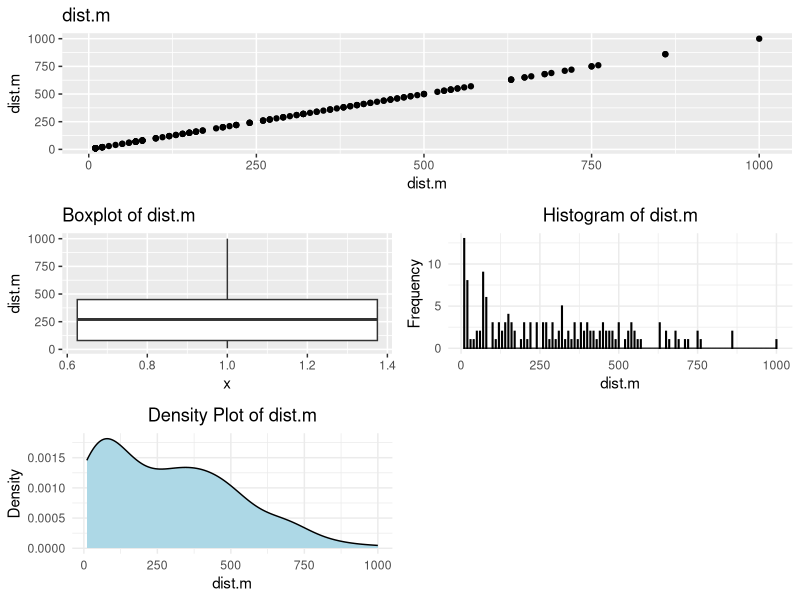
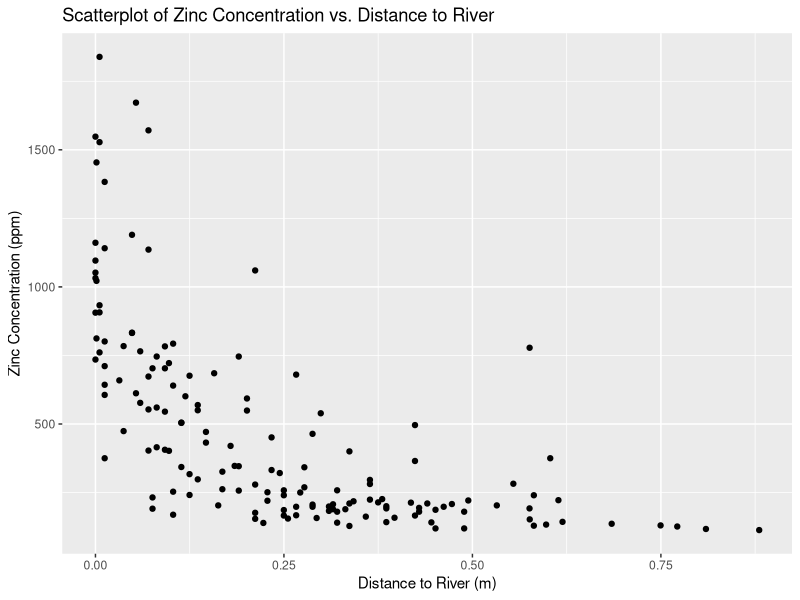
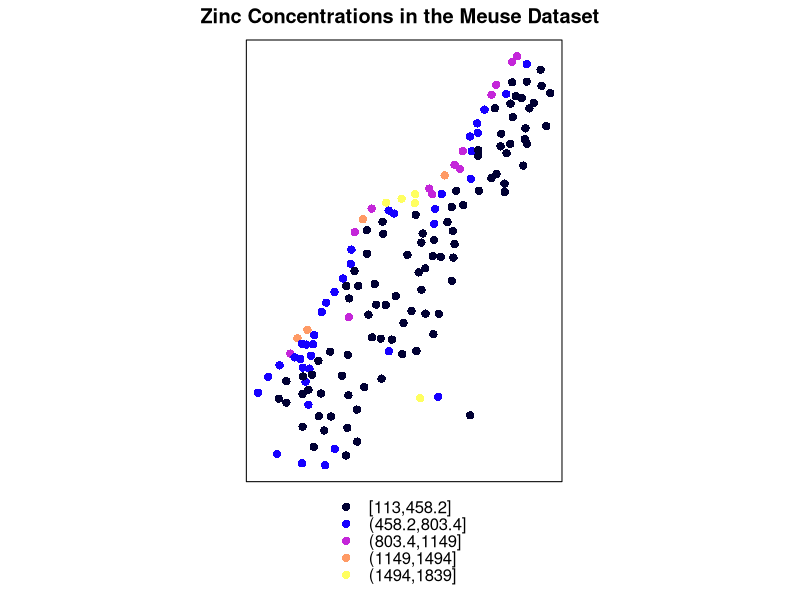

The R source for these figures, in order:
# Load necessary libraries
library(sp)
library(ggplot2)
library(gridExtra)
library(patchwork)
library(corrplot)

# Load the 'meuse' dataset
data(meuse)

# View the structure of the dataset
str(meuse)

# Summary statistics of numeric variables
summary(meuse)

# Check for missing values
sum(is.na(meuse))

# Set up a custom layout for the scatterplot matrix
num_vars <- names(meuse)[sapply(meuse, is.numeric)]
num_vars <- num_vars[!num_vars %in% c("x", "y")]  # Exclude x and y coordinates

n <- length(num_vars)
cols <- round(sqrt(n))
rows <- ceiling(n / cols)

# Create the scatterplot matrix
scatterplot_list <- lapply(num_vars, function(var) {
  ggplot(meuse, aes_string(x = var, y = var)) + geom_point() + ggtitle(var)
})

# Combine scatterplot matrix using patchwork
scatterplot_matrix <- wrap_plots(scatterplot_list, ncol = cols)

# Boxplots for numeric variables
boxplot_list <- lapply(num_vars, function(var) {
  ggplot(meuse, aes_string(x = 1, y = var)) + geom_boxplot() + ggtitle(paste("Boxplot of", var))
})

# Combine boxplots using patchwork
boxplot_grid <- wrap_plots(boxplot_list, ncol = cols)

# Histograms and density plots for numeric variables
histogram_density_list <- lapply(num_vars, function(var) {
  ggplot(meuse, aes_string(x = var)) + 
    geom_histogram(binwidth = 2, fill = "lightblue", color = "black") + 
    labs(x = var, y = "Frequency") + 
    ggtitle(paste("Histogram of", var)) +
    theme_minimal() +
    theme(plot.title = element_text(hjust = 0.5))
})

density_plot_list <- lapply(num_vars, function(var) {
  ggplot(meuse, aes_string(x = var)) + 
    geom_density(fill = "lightblue", color = "black") + 
    labs(x = var, y = "Density") + 
    ggtitle(paste("Density Plot of", var)) +
    theme_minimal() +
    theme(plot.title = element_text(hjust = 0.5))
})

# Combine histograms and density plots using patchwork
histogram_density_grid <- wrap_plots(histogram_density_list, ncol = cols)
density_plot_grid <- wrap_plots(density_plot_list, ncol = cols)

# Reset graphics device
dev.off()

# Arrange plots
layout_matrix <- rbind(c(1, 1), c(2, 3), c(4, 5))
grid.arrange(
  scatterplot_matrix,
  boxplot_grid,
  histogram_density_grid,
  density_plot_grid,
  layout_matrix = layout_matrix
)

# Scatterplot of zinc concentration vs. dist
ggplot(data = meuse, aes(x = dist, y = zinc)) +
  geom_point() +
  labs(x = "Distance to River (m)", y = "Zinc Concentration (ppm)") +
  ggtitle("Scatterplot of Zinc Concentration vs. Distance to River")

# Spatial plot of zinc concentration
sp::coordinates(meuse) <- c("x", "y")  # Set coordinates
sp::proj4string(meuse) <- CRS("+init=epsg:28992")  # Define CRS

# Plotting zinc concentrations
sp::spplot(meuse, "zinc", main = "Zinc Concentrations in the Meuse Dataset")
